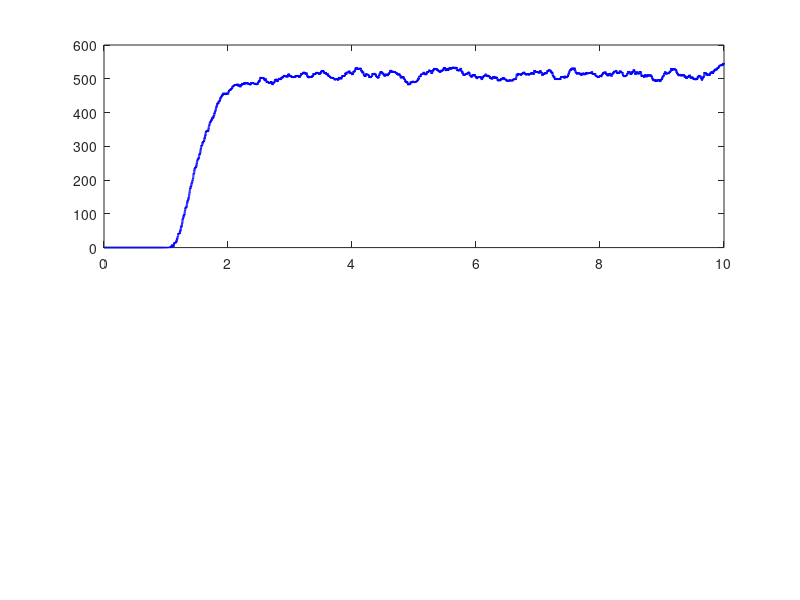

Write MATLAB code to recreate this figure. (Note: this script raises an error after producing the figure.)
%% ROBUST H-INFINITY SOF CONTROL FOR TCP/AQM ROUTERS
%  Reproduction of Case 3: Input Delay (h) = State Delay (d)
%  Based on Paper: "Robust H-inf Static Output Feedback Control..."
%  UPDATED: 
%    1. Performs actual Iterative LMI Optimization for F1
%    2. Plots arranged into 2 Figures with 2 Subplots each
clear; clc; close all;

%% ---------------------------------------------------------
%  1. INITIALIZING PARAMETERS & LINEARIZATION
%  ---------------------------------------------------------
disp('1. INITIALIZING PARAMETERS...');

% Network Parameters (Section 4)
N = 1200;                   % Number of TCP flows
C0_bps = 100e6;             % Link bandwidth (100 Mbps)
PacketSize = 500 * 8;       % Packet size in bits (4000 bits)
C0 = C0_bps / PacketSize;   % Link capacity (25,000 packets/sec)
Tp_base = 0.2;              % Base propagation delay (sec)

% Target Operating Points
q0 = 500;                   % Target queue length (packets)

% Derived Equilibrium Values
% Note: W0 must satisfy W0 = C0 * RTT / N to be in equilibrium
tau0 = q0/C0 + Tp_base;     % Equilibrium RTT
W0_calc = (C0 * tau0) / N;  % Equilibrium Window 
p0 = 2 / (W0_calc^2);       % Equilibrium Prob

disp(['   Equilibrium W0: ', num2str(W0_calc)]);
disp(['   Equilibrium p0: ', num2str(p0)]);

% Linearized State Space Matrices (Equation 3)
% State x = [delta_W; delta_q]
a11 = -N / (tau0^2 * C0);
a12 = -1 / (tau0^2 * C0);
a21 = N / tau0;
a22 = -1 / tau0;
A = [a11, a12; a21, a22];

% Ad (Delayed State Matrix)
Ad = [-N / (tau0^2 * C0), 1 / (tau0^2 * C0); 
       0,                 0];
   
% Input Matrix B
b1 = -tau0 * C0^2 / (2 * N^2);
B = [b1; 0];

% Disturbance Matrix D
d1 = (tau0 - Tp_base)/(tau0^2 * C0);
d2 = -(tau0 - Tp_base)/(tau0^2 * C0);
d3 = -Tp_base/tau0;
D_mat = [d1, d2; d3, 0];

% Output Matrices
L = [0, 1];    % Controlled output z (Queue deviation)
C_out = [0, 1]; % Measured output y (Queue deviation)

%% ---------------------------------------------------------
%  2. CONTROLLER DESIGN (ITERATIVE LMI OPTIMIZATION)
%  ---------------------------------------------------------
disp(' ');
disp('2. CONTROLLER DESIGN (Solving BMI via Iteration)...');

if exist('yalmip','file') ~= 2
    warning('YALMIP is not installed. Using paper value F1 = 1e-5.');
    F1_val = 1.00e-5;
else
    % Solver Settings 
    ops = sdpsettings('solver','sdpt3','verbose',0); 

    % --- Initialization ---
    F1_val = 1.0e-6; 
    gamma_best = 1e9;
    tol = 1e-4;
    max_iter = 15;

    disp(['   Starting Iterative LMI (Max Iter: ' num2str(max_iter) ')']);
    
    for iter = 1:max_iter
        % STEP A: Fix F1, Solve for P, Q, Gamma
        P  = sdpvar(2,2,'symmetric');
        Q1 = sdpvar(2,2,'symmetric');
        g2 = sdpvar(1,1); 
        
        M_delayed = Ad + B * F1_val * C_out;
        
        % LMI: [Phi P*M P*D; M'*P -Q 0; D'*P 0 -g2*I] < 0
        Phi_11 = P*A + A'*P + Q1 + L'*L;
        LMI_StepA = [Phi_11,       P*M_delayed,    P*D_mat;
                     M_delayed'*P, -Q1,            zeros(2,2);
                     D_mat'*P,     zeros(2,2),     -g2*eye(2)] <= -1e-6*eye(6);
                 
        ConstraintsA = [LMI_StepA, P >= 1e-6*eye(2), Q1 >= 1e-6*eye(2), g2 >= 0];
        solA = optimize(ConstraintsA, g2, ops);
        
        if solA.problem ~= 0, break; end
        
        P_curr = value(P);
        
        % STEP B: Fix P, Solve for F1, Q, Gamma
        F1_var = sdpvar(1,1);
        Q1_B   = sdpvar(2,2,'symmetric');
        g2_B   = sdpvar(1,1);
        
        Term_12 = P_curr * Ad + P_curr * B * F1_var * C_out;
        Phi_11_B = P_curr*A + A'*P_curr + Q1_B + L'*L;
        
        LMI_StepB = [Phi_11_B,     Term_12,        P_curr*D_mat;
                     Term_12',    -Q1_B,           zeros(2,2);
                     D_mat'*P_curr,zeros(2,2),     -g2_B*eye(2)] <= -1e-6*eye(6);
                 
        ConstraintsB = [LMI_StepB, Q1_B >= 1e-6*eye(2), g2_B >= 0];
        solB = optimize(ConstraintsB, g2_B, ops);
        
        if solB.problem == 0
            F1_val = value(F1_var);
            g_new = sqrt(value(g2_B));
            if abs(g_new - gamma_best) < tol, break; end
            gamma_best = g_new;
        end
    end
    disp(['   OPTIMIZED F1 GAIN: ', num2str(F1_val)]);
end

%% ---------------------------------------------------------
%  3. NONLINEAR SIMULATION
%  ---------------------------------------------------------
disp(' ');
disp('3. RUNNING SIMULATION...');
T_sim = 10;             
dt = 0.0005;            
steps = floor(T_sim / dt);
time = (0:steps-1) * dt;

% Arrays
W = zeros(1, steps);
q = zeros(1, steps);
p = zeros(1, steps);
rtt_hist = zeros(1, steps);

% Initial Conditions
W(1) = 0.1; % Non-zero start to allow fluid model evolution
q(1) = 0;   
p(1) = p0;  

for k = 1:steps-1
    % A. Time Varying Delay (Random Noise)
    xi = rand - 0.5; 
    Tp_noisy = Tp_base + 0.04 * xi;
    current_tau = max(0.001, q(k)/C0 + Tp_noisy);
    rtt_hist(k) = current_tau;
    
    % B. Delayed Variable Lookup
    delay_idx = round(current_tau / dt);
    prev_k = k - delay_idx;
    
    if prev_k < 1
        W_delayed = W(1);
        p_delayed = p(1);
        tau_delayed = tau0; 
    else
        W_delayed = W(prev_k);
        p_delayed = p(prev_k);
        tau_delayed = rtt_hist(prev_k);
    end
    
    % C. CONTROLLER (Static Output Feedback) 
    % u(t) = F1*y(t) -> p(t) = p0 + F1*(q(t)-q0)
    y_current = q(k) - q0;
    u_signal = F1_val * y_current;
    
    p_control = p0 + u_signal;
    p(k+1) = max(0, min(1, p_control)); % Saturation 0 <= p <= 1
    
    % D. NONLINEAR FLUID DYNAMICS 
    if W(k) < 1e-6
        term_dec = 0;
    else
        term_dec = (W(k)/2) * (W_delayed / tau_delayed) * p_delayed;
    end
    term_inc = 1 / current_tau;
    
    dW = term_inc - term_dec;
    rate_in = (N * W(k)) / current_tau;
    dq = rate_in - C0;
    
    % Non-negative Queue Constraint
    if q(k) <= 0 && dq < 0
        dq = 0;
    end
    
    % Euler Integration
    W(k+1) = W(k) + dW * dt;
    q(k+1) = q(k) + dq * dt;
    
    % Buffer Saturation
    if q(k+1) > 800; q(k+1) = 800; end
    if q(k+1) < 0; q(k+1) = 0; end
    W(k+1) = max(0, W(k+1));
end

%% ---------------------------------------------------------
%  4. PLOTTING
%  ---------------------------------------------------------

% --- FIGURE 1: System States (Queue & Window) ---
figure('Name', 'Figure 1: System States', 'Color', 'w');

% Subplot 1.1: Queue Length
subplot(2, 1, 1);
plot(time, q, 'b', 'LineWidth', 1.5); hold on;
yline(q0, 'r--', 'Target (500)', 'LineWidth', 1.5);
title(['Queue Length (Optimized F_1 = ' num2str(F1_val, '%.2e') ')']);
ylabel('Queue (packets)');
xlabel('Time (sec)');
grid on;
ylim([0 900]); % Matches paper scale
legend('Proposed SOF', 'Target', 'Location', 'Best');

% Subplot 1.2: Window Size
subplot(2, 1, 2);
plot(time, W, 'b', 'LineWidth', 1.5); hold on;
yline(W0_calc, 'r--', 'Equilibrium', 'LineWidth', 1.5);
title('Average TCP Window Size');
ylabel('Window (packets)');
xlabel('Time (sec)');
grid on;
xlim([0 5]);% Matches paper scale
legend('Proposed SOF', 'Equilibrium', 'Location', 'Best');


% --- FIGURE 2: Control & Environment (Input & RTT) ---
figure('Name', 'Figure 2: Control & RTT', 'Color', 'w');

% Subplot 2.1: Control Input p
subplot(2, 1, 1);
plot(time, p, 'b', 'LineWidth', 1.5); hold on;
yline(p0, 'k:', 'Equilibrium p_0', 'LineWidth', 1.5);
title('Control Input p (Mark Probability)');
ylabel('Probability p');
xlabel('Time (sec)');
grid on;
ylim([0 0.25]); % Matches paper scale
legend('Proposed SOF', 'Equilibrium', 'Location', 'Best');

% Subplot 2.2: Round Trip Time (RTT)
subplot(2, 1, 2);
plot(time, rtt_hist, 'b', 'LineWidth', 0.5);
title('Round Trip Time (with Random Noise)');
ylabel('RTT (sec)'); 
xlabel('Time (sec)');
grid on;
ylim([0.16 0.25]); % Matches paper scale